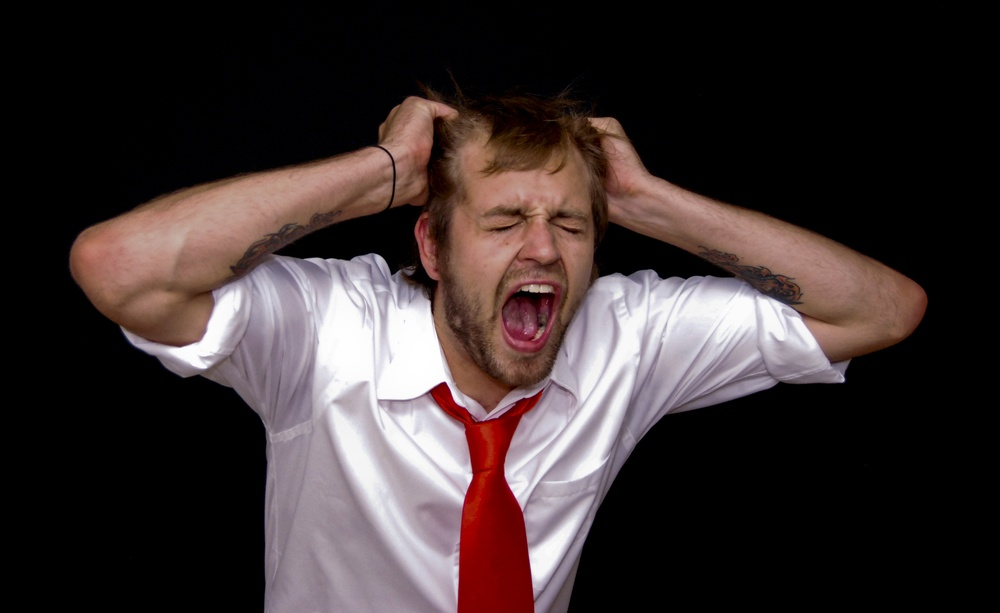
#> input picture image/input/human.jpg, 1000 x 613 px, shrunk from 3430 x 2104 before the run, found by its file name; its folder holds 4 pictures in this run
$ python face_detect_rectangle.py
#> lines starting #> are read from the running program, lines starting #| are printed output that depends on the picture; after the words box and inside, x2 and y2 are one past the last pixel; in counts of white or black regions, pixels touching at a corner belong together
import cv2


def detect_face(filename):  # 拡張子付き

    # 顔検出器の読み込み
#> called with filename = 'human.jpg'
    face_cascade = cv2.CascadeClassifier(cv2.data.haarcascades + "haarcascade_frontalface_default.xml")

    # 画像の読み込み
    path = 'image/input/' + filename
    img = cv2.imread(path)
#> img is the input picture: shape (613, 1000, 3); mean B, G, R 49.8, 49.9, 61

    # 画像をグレースケールに変換
    # gray = cv2.cvtColor(img, cv2.COLOR_BGR2GRAY)

    facerect = face_cascade.detectMultiScale(img, scaleFactor=1.1, minNeighbors=1, minSize=(100, 100))
#> facerect = [[453, 160, 163, 163], [300, 341, 170, 170]]

    # 顔の数だけ処理
    if len(facerect) > 0:
        for rect in facerect:
            # 矩形描画
            cv2.rectangle(img, tuple(rect[0:2]), tuple(rect[0:2] + rect[2:4]), (255, 255, 255), 3)
#> this loop made 2 passes
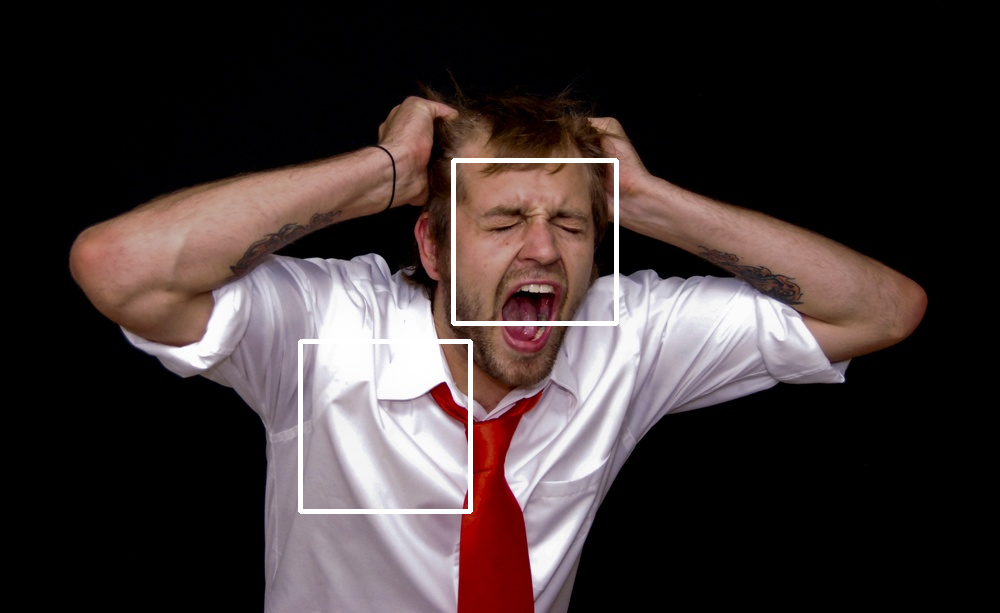
#> img: shape (613, 1000, 3); 1.08% of pixels changed, all inside (x1, y1, x2, y2) = (298, 158, 619, 514)

    output_filename = filename.split('.')[0] + '_face.jpg'
    cv2.imwrite('image/output/frame/' + output_filename, img)


if __name__ == "__main__":
    # 認識制度が低い
    detect_face('human.jpg')
